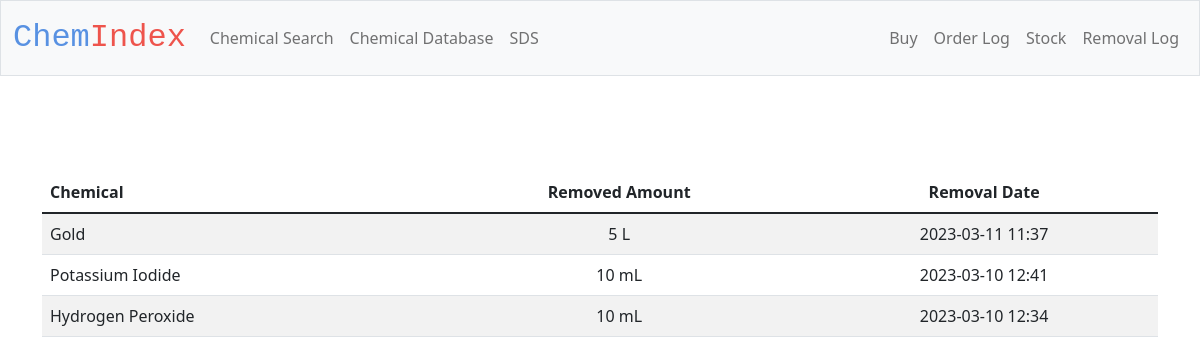
Page /removal_data on the committed database.
### tables this page shows
CREATE TABLE orders (
    chemical TEXT NOT NULL,
    amount INTEGER NOT NULL,
    unit INTEGER NOT NULL, 
    time DATETIME NOT NULL,
    user TEXT, 
    priority INTEGER NOT NULL, purchase_time DATETIME);

### app.py (the view)
@app.route("/removal_data")
def removal_data():
    with sqlite3.connect(db_path) as db:
        data = db.execute("SELECT * FROM orders WHERE amount < 0 ORDER BY time DESC")
        return render_template("stock_removal.html", orders = data)

### templates/stock_removal.html (shortened to what this page needs)
{% extends "layout.html" %}
{% block main %}
<main class="container py-5">
    <table class="table table-striped" id ="purchase_table" name="purchase_table">
        <thead>
            <tr>
                <th class="text-start">Chemical</th>
                <th class="text-center"> Removed Amount</th>
                <th class="text-center">Removal Date</th>
            </tr>
        </thead>
       <tbody>
        {% for row in orders %}
                <tr>
                    <form action="/purchase" method="post">
                    <td class="text-start"> {{row[0]}}</td>
                    <td class="text-center">{{row[1] * -1}} {{row[2]}}</td>
                    <td class="text-center">{{row[3]}}</td>
                </tr>
        {% endfor %}
        </tbody>
    </table>
        </main>
{% endblock %}

### rows in the picture
orders: chemical "Gold", amount "5", unit "L", time "2023-03-11 11:37"
orders: chemical "Potassium Iodide", amount "10", unit "mL", time "2023-03-10 12:41"
orders: chemical "Hydrogen Peroxide", amount "10", unit "mL", time "2023-03-10 12:34"
